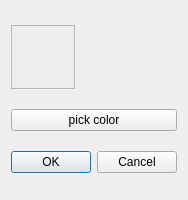
<?xml version="1.0" encoding="UTF-8"?>
<ui version="4.0">
 <class>ColorFillDialog</class>
 <widget class="QDialog" name="ColorFillDialog">
  <property name="geometry">
   <rect>
    <x>0</x>
    <y>0</y>
    <width>174</width>
    <height>200</height>
   </rect>
  </property>
  <property name="sizePolicy">
   <sizepolicy hsizetype="Fixed" vsizetype="Fixed">
    <horstretch>0</horstretch>
    <verstretch>0</verstretch>
   </sizepolicy>
  </property>
  <property name="maximumSize">
   <size>
    <width>200</width>
    <height>200</height>
   </size>
  </property>
  <property name="windowTitle">
   <string>Dialog</string>
  </property>
  <layout class="QVBoxLayout" name="verticalLayout">
   <item>
    <widget class="QFrame" name="frame">
     <property name="maximumSize">
      <size>
       <width>64</width>
       <height>64</height>
      </size>
     </property>
     <property name="autoFillBackground">
      <bool>false</bool>
     </property>
     <property name="frameShape">
      <enum>QFrame::StyledPanel</enum>
     </property>
     <property name="frameShadow">
      <enum>QFrame::Plain</enum>
     </property>
    </widget>
   </item>
   <item>
    <widget class="QPushButton" name="pick">
     <property name="text">
      <string>pick color</string>
     </property>
    </widget>
   </item>
   <item>
    <widget class="QDialogButtonBox" name="buttonBox">
     <property name="orientation">
      <enum>Qt::Horizontal</enum>
     </property>
     <property name="standardButtons">
      <set>QDialogButtonBox::Cancel|QDialogButtonBox::Ok</set>
     </property>
    </widget>
   </item>
  </layout>
 </widget>
 <resources/>
 <connections>
  <connection>
   <sender>buttonBox</sender>
   <signal>accepted()</signal>
   <receiver>ColorFillDialog</receiver>
   <slot>accept()</slot>
   <hints>
    <hint type="sourcelabel">
     <x>248</x>
     <y>254</y>
    </hint>
    <hint type="destinationlabel">
     <x>157</x>
     <y>274</y>
    </hint>
   </hints>
  </connection>
  <connection>
   <sender>buttonBox</sender>
   <signal>rejected()</signal>
   <receiver>ColorFillDialog</receiver>
   <slot>reject()</slot>
   <hints>
    <hint type="sourcelabel">
     <x>316</x>
     <y>260</y>
    </hint>
    <hint type="destinationlabel">
     <x>286</x>
     <y>274</y>
    </hint>
   </hints>
  </connection>
 </connections>
</ui>
